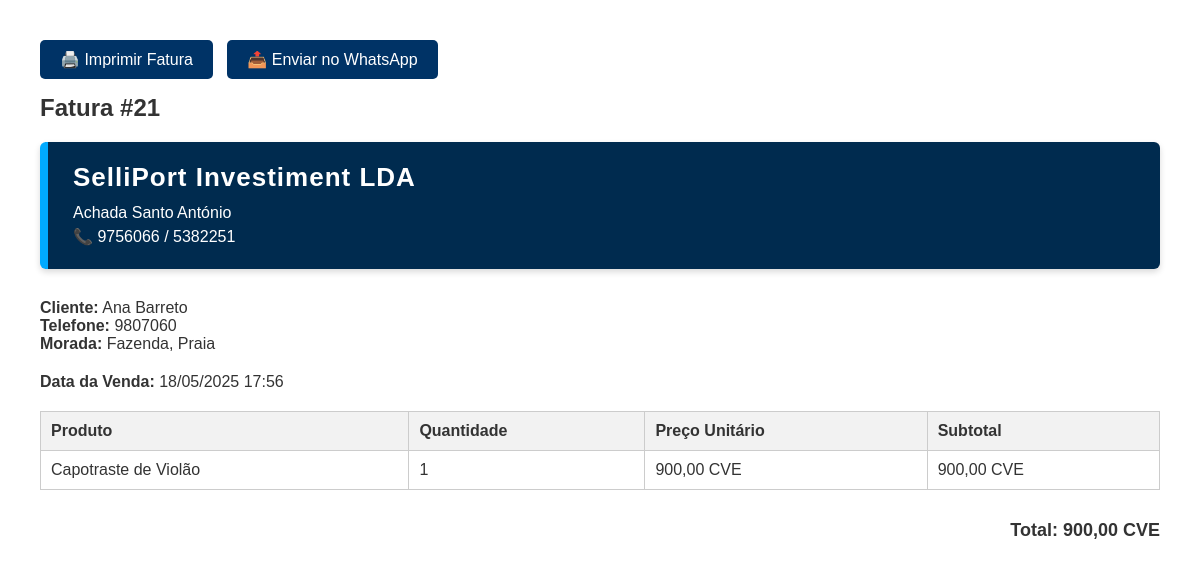
The app's page /fatura.php?id=21 with its own data.
### tables this page shows
CREATE TABLE `vendas` (
  `id` int(11) NOT NULL,
  `id_cliente` int(11) NOT NULL,
  `valor_total` decimal(10,2) NOT NULL,
  `data_venda` datetime NOT NULL
);

CREATE TABLE `clientes` (
  `id` int(11) NOT NULL,
  `nome` varchar(255) NOT NULL,
  `morada` varchar(255) DEFAULT NULL,
  `telefone` varchar(30) DEFAULT NULL
);

CREATE TABLE `produtos` (
  `id` int(11) NOT NULL,
  `nome` varchar(100) NOT NULL,
  `preco` decimal(10,2) NOT NULL,
  `quantidade` int(11) NOT NULL,
  `data_movimento` datetime DEFAULT current_timestamp()
);

CREATE TABLE `vendas_itens` (
  `id` int(11) NOT NULL,
  `id_venda` int(11) NOT NULL,
  `id_produto` int(11) NOT NULL,
  `quantidade` int(11) NOT NULL
);

### fatura.php (the view, shortened to what this page needs)
<?php
$host = 'localhost';
$user = 'root';
$pass = '';
$dbname = 'selliport';
$conn = new mysqli($host, $user, $pass, $dbname);
$id_venda = (int)($_GET['id'] ?? 0);
$stmt = $conn->prepare("
    SELECT
        v.id AS id_venda,
        v.data_venda,
        v.valor_total,
        c.nome AS cliente,
        c.telefone,
        c.morada,
        p.nome AS nome_produto,
        p.preco AS preco_unitario,
        vi.quantidade
    FROM vendas v
    JOIN clientes c ON v.id_cliente = c.id
    JOIN vendas_itens vi ON vi.id_venda = v.id
    JOIN produtos p ON vi.id_produto = p.id
    WHERE v.id = ?
");
$stmt->bind_param("i", $id_venda);
$stmt->execute();
$result = $stmt->get_result();
$itens = [];
$cliente = null;
$data_venda = '';
$valor_total = 0;
while ($row = $result->fetch_assoc()) {
    if (!$cliente) {
        $cliente = [
            'nome' => $row['cliente'],
            'telefone' => $row['telefone'],
            'morada' => $row['morada']
        ];
        $data_venda = $row['data_venda'];
        $valor_total = $row['valor_total'];
    }
    $itens[] = [
        'produto' => $row['nome_produto'],
        'preco_unitario' => $row['preco_unitario'],
        'quantidade' => $row['quantidade'],
        'subtotal' => $row['preco_unitario'] * $row['quantidade']
    ];
}
$numeroLimpo = preg_replace('/[^0-9]/', '', $cliente['telefone']);
if (!str_starts_with($numeroLimpo, '238')) {
    $telefone = '238' . $numeroLimpo;
} else {
    $telefone = $numeroLimpo;
}
$linkFatura = "http://localhost/selliport/fatura.php?id=" . $id_venda;
$mensagem = urlencode("Olá, segue a sua fatura da SelliPort: $linkFatura");
?>
<!DOCTYPE html>
<html lang="pt">
<head>
</head>
<body>
    <a href="#" class="btn" onclick="window.print()">🖨️ Imprimir Fatura</a>
    <a href="https://wa.me/<?= $telefone ?>?text=<?= $mensagem ?>" class="btn" target="_blank">📤 Enviar no WhatsApp</a>
    <h2>Fatura #<?= $id_venda ?></h2>
    <div class="dados-empresa">
        <div class="empresa-nome">SelliPort Investiment LDA</div>
        <div class="empresa-endereco">Achada Santo António</div>
        <div class="empresa-contacto">📞 9756066 / 5382251</div>
    </div>
    <div class="dados-cliente">
        <strong>Cliente:</strong> <?= htmlspecialchars($cliente['nome']) ?><br>
        <strong>Telefone:</strong> <?= htmlspecialchars($cliente['telefone']) ?><br>
        <strong>Morada:</strong> <?= htmlspecialchars($cliente['morada']) ?><br>
    </div>
    <div class="info-venda">
        <strong>Data da Venda:</strong> <?= date('d/m/Y H:i', strtotime($data_venda)) ?><br>
    </div>
    <table>
        <thead>
            <tr>
                <th>Produto</th>
                <th>Quantidade</th>
                <th>Preço Unitário</th>
                <th>Subtotal</th>
            </tr>
        </thead>
        <tbody>
            <?php foreach ($itens as $item): ?>
                <tr>
                    <td><?= htmlspecialchars($item['produto']) ?></td>
                    <td><?= (int)$item['quantidade'] ?></td>
                    <td><?= number_format($item['preco_unitario'], 2, ',', '.') ?> CVE</td>
                    <td><?= number_format($item['subtotal'], 2, ',', '.') ?> CVE</td>
                </tr>
            <?php endforeach; ?>
        </tbody>
    </table>
    <div class="total">
        Total: <?= number_format($valor_total, 2, ',', '.') ?> CVE
    </div>
</body>
</html>

### fatura.php (style rules this page uses)
body { font-family: Arial, sans-serif; margin: 40px; color: #333; }
h2 { margin-top: 0; }
.dados-cliente, .info-venda { margin-bottom: 20px; }
table { width: 100%; border-collapse: collapse; margin-bottom: 30px; }
table th, table td { border: 1px solid #ccc; padding: 10px; text-align: left; }
table th { background-color: #f2f2f2; }
.total { text-align: right; font-size: 18px; font-weight: bold; }
.btn { display: inline-block; padding: 10px 20px; background-color: #003366; color: white; text-decoration: none; border-radius: 5px; margin-bottom: 15px; margin-right: 10px; }
.dados-empresa { background-color: #002b4f; color: #fff; padding: 20px 25px; border-left: 8px solid #00aaff; border-radius: 6px; margin-bottom: 30px; box-shadow: 0 3px 6px rgba(0, 0, 0, 0.15); }
.empresa-nome { font-size: 26px; font-weight: bold; letter-spacing: 1px; margin-bottom: 8px; }
.empresa-endereco, .empresa-contacto { font-size: 16px; line-height: 1.5; }

### records on screen
vendas: id_cliente.nome "Ana Barreto", id_cliente.telefone "9807060", id_cliente.morada "Fazenda, Praia", data_venda "18/05/2025 17:56", produtos.nome "Capotraste de Violão", vendas_itens.quantidade "1", produtos.preco "900,00", subtotal "900,00", valor_total "900,00"

### other values on screen
$id_venda "21"
